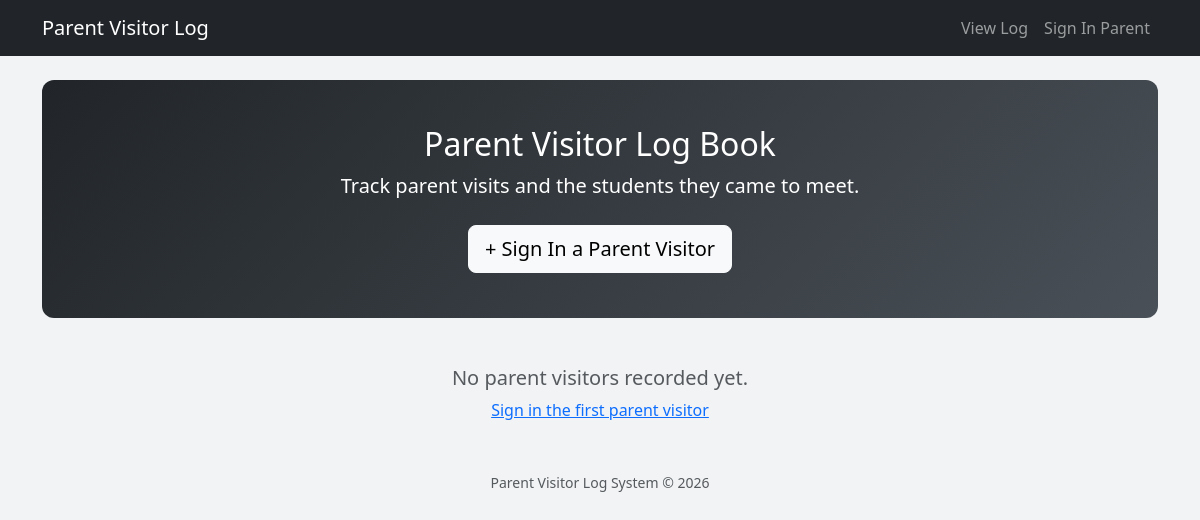
Before: / with the older database file.
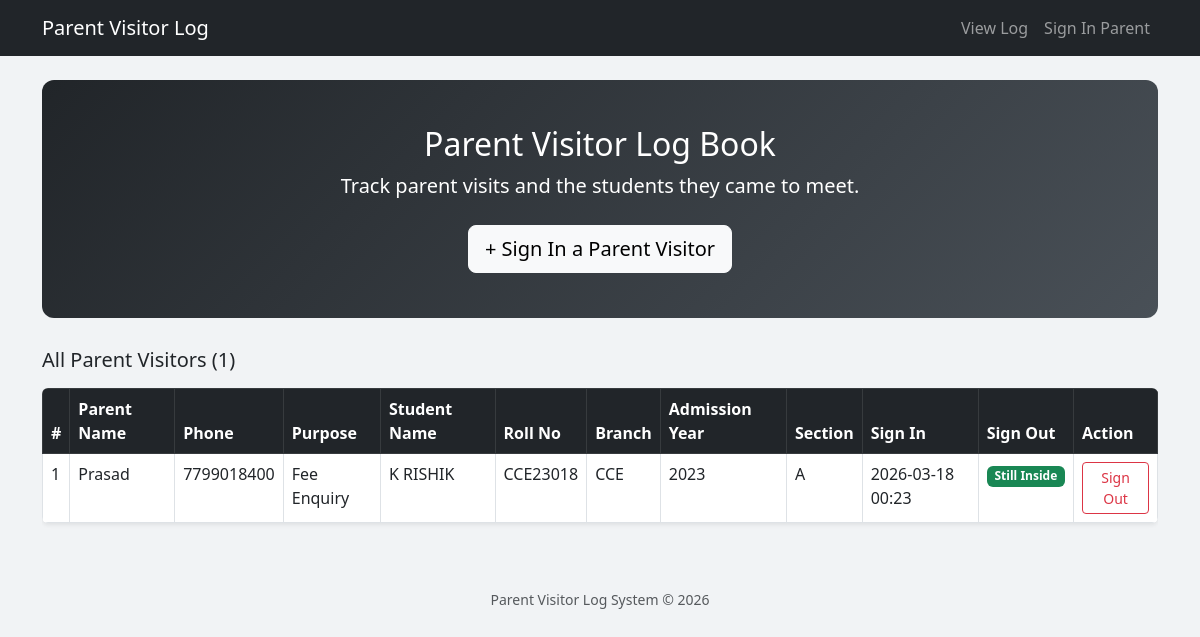
After: the same page with the newer database file.
### tables this page shows
CREATE TABLE visitors (
            id INTEGER PRIMARY KEY AUTOINCREMENT,
            name TEXT NOT NULL,
            phone TEXT NOT NULL,
            purpose TEXT NOT NULL,
            student_name TEXT NOT NULL DEFAULT '',
            roll_no TEXT NOT NULL DEFAULT '',
            sign_in TEXT NOT NULL,
            sign_out TEXT
        );

### app.py (the view)
@app.route("/")
def home():
    conn = get_db()
    visitors = conn.execute("SELECT * FROM visitors ORDER BY id DESC").fetchall()
    conn.close()
    visitor_rows = []
    for visitor in visitors:
        visitor_row = dict(visitor)
        visitor_row["roll_details"] = parse_roll_no(visitor["roll_no"])
        visitor_rows.append(visitor_row)
    return render_template("index.html", visitors=visitor_rows)

### app.py (called while the page is built)
def get_db():
    conn = sqlite3.connect("visitors.db")
    conn.row_factory = sqlite3.Row
    return conn

def parse_roll_no(roll_no):
    match = ROLL_NO_PATTERN.fullmatch((roll_no or "").strip().upper())
    if not match:
        return None
    branch_code, admission_year_suffix, section_digits = match.groups()
    section = SECTION_NAMES.get(section_digits[0])
    if section is None or section_digits == "000":
        return None
    return {
        "normalized": f"{branch_code}{admission_year_suffix}{section_digits}",
        "branch_code": branch_code,
        "branch_name": BRANCH_NAMES[branch_code],
        "admission_year": f"20{admission_year_suffix}",
        "section": section,
    }

### templates/index.html
{% extends "base.html" %}
{% block content %}
<div class="hero text-center">
    <h2>Parent Visitor Log Book</h2>
    <p class="lead">Track parent visits and the students they came to meet.</p>
    <a href="/signin" class="btn btn-light btn-lg mt-2">+ Sign In a Parent Visitor</a>
</div>
{% if visitors %}
<h5 class="mb-3">All Parent Visitors ({{ visitors|length }})</h5>
<div class="table-responsive">
    <table class="table table-bordered table-hover bg-white shadow-sm rounded">
        <thead class="table-dark">
            <tr>
                <th>#</th>
                <th>Parent Name</th>
                <th>Phone</th>
                <th>Purpose</th>
                <th>Student Name</th>
                <th>Roll No</th>
                <th>Branch</th>
                <th>Admission Year</th>
                <th>Section</th>
                <th>Sign In</th>
                <th>Sign Out</th>
                <th>Action</th>
            </tr>
        </thead>
        <tbody>
            {% for v in visitors %}
            <tr>
                <td>{{ v.id }}</td>
                <td>{{ v.name }}</td>
                <td>{{ v.phone }}</td>
                <td>{{ v.purpose }}</td>
                <td>{{ v.student_name }}</td>
                <td>{{ v.roll_no }}</td>
                <td>{{ v.roll_details.branch_code if v.roll_details else "-" }}</td>
                <td>{{ v.roll_details.admission_year if v.roll_details else "-" }}</td>
                <td>{{ v.roll_details.section if v.roll_details else "-" }}</td>
                <td>{{ v.sign_in }}</td>
                <td>
                    {% if v.sign_out %}
                        <span class="badge bg-secondary">{{ v.sign_out }}</span>
                    {% else %}
                        <span class="badge bg-success">Still Inside</span>
                    {% endif %}
                </td>
                <td>
                    {% if not v.sign_out %}
                        <a href="/signout/{{ v.id }}" class="btn btn-sm btn-outline-danger"
                           onclick="return confirm('Mark this parent visitor as signed out?')">Sign Out</a>
                    {% else %}
                        <span class="text-muted small">Done</span>
                    {% endif %}
                </td>
            </tr>
            {% endfor %}
        </tbody>
    </table>
</div>
{% else %}
<div class="text-center text-muted mt-5">
    <h5>No parent visitors recorded yet.</h5>
    <p><a href="/signin">Sign in the first parent visitor</a></p>
</div>
{% endif %}
{% endblock %}

### templates/base.html (shortened to what this page needs)
<!DOCTYPE html>
<html lang="en">
<head>
    <link rel="stylesheet" href="https://cdn.jsdelivr.net/npm/bootstrap@5.3.0/dist/css/bootstrap.min.css">
    <link rel="stylesheet" href="{{ url_for('static', filename='css/style.css') }}">
</head>
<body>
<nav class="navbar navbar-expand-lg navbar-dark bg-dark">
    <div class="container">
        <a class="navbar-brand" href="/">Parent Visitor Log</a>
        <div class="collapse navbar-collapse" id="navMenu">
            <ul class="navbar-nav ms-auto">
                <li class="nav-item"><a class="nav-link" href="/">View Log</a></li>
                <li class="nav-item"><a class="nav-link" href="/signin">Sign In Parent</a></li>
            </ul>
        </div>
    </div>
</nav>
<div class="container mt-4">
    {% block content %}{% endblock %}
</div>
<footer class="text-center text-muted mt-5 mb-3">
    <small>Parent Visitor Log System &copy; 2026</small>
</footer>
</body>
</html>

### static/css/style.css (style rules this page uses)
body { background-color: #f1f3f5; font-family: 'Segoe UI', sans-serif; }
.hero { background: linear-gradient(135deg, #212529, #495057); color: white; padding: 45px 20px; border-radius: 12px; margin-bottom: 30px; }
.table { border-radius: 10px; overflow: hidden; }

Changed rows visible on the page:
added visitors: id "1", name "Prasad", phone "7799018400", purpose "Fee Enquiry", student_name "K RISHIK", roll_no "CCE23018", roll_details "CCE", roll_details "2023", roll_details "A", sign_in "2026-03-18 00:23"
Other visible differences:
{{ visitors|length }}: (not shown) → "1"
text no longer shown: "No parent visitors recorded yet. Sign in the first parent visitor"
text now shown: "All Parent Visitors ( ) # Parent Name Phone Purpose Student Name Roll No Branch Admission Year Section Sign In Sign Out Action"
